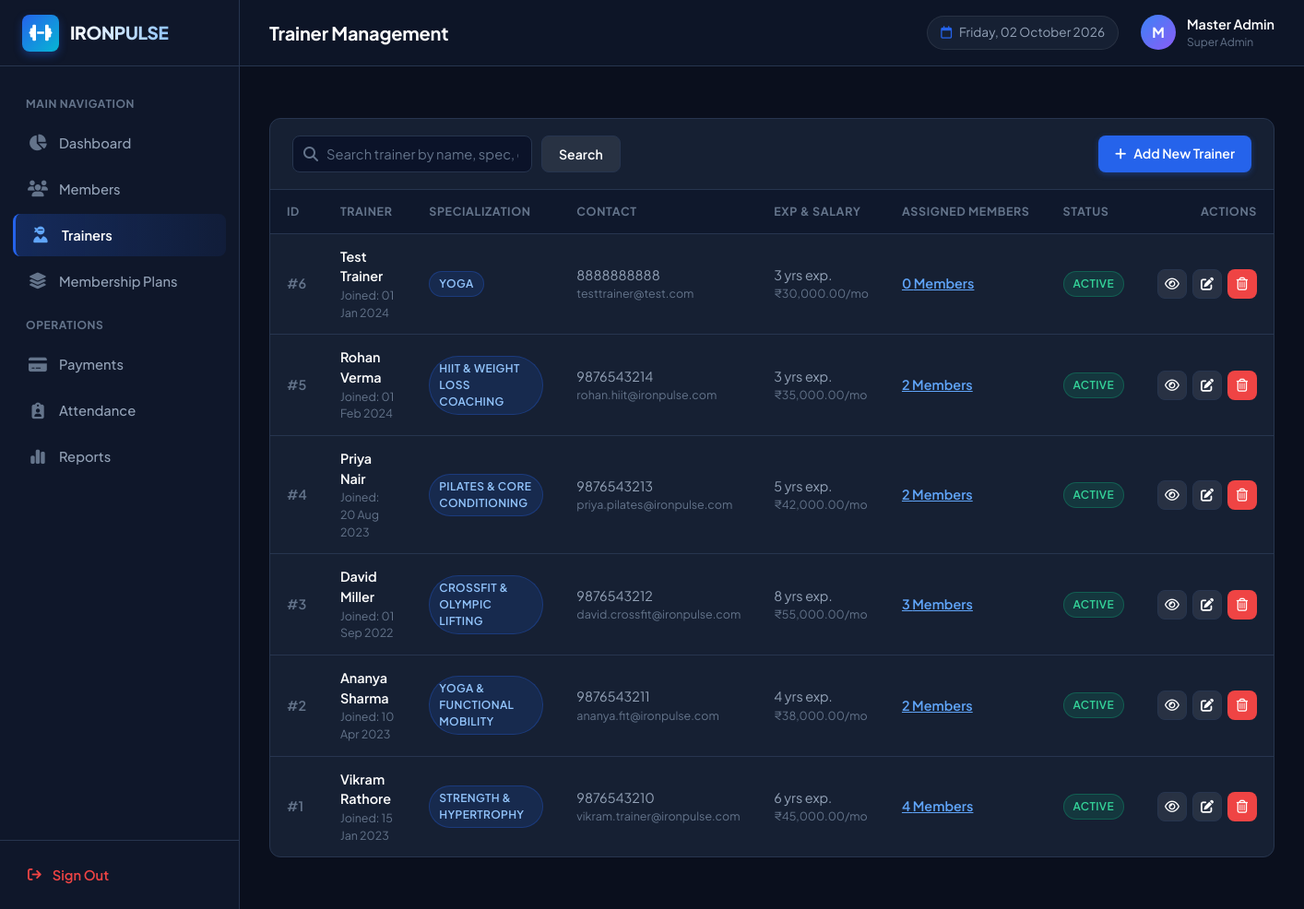
Screenshot of /trainers (signed in) with the database file from the repository.
### tables this page shows
CREATE TABLE trainers (
        id INTEGER PRIMARY KEY AUTOINCREMENT,
        name TEXT NOT NULL,
        email TEXT UNIQUE NOT NULL,
        phone TEXT NOT NULL,
        gender TEXT NOT NULL,
        specialization TEXT NOT NULL,
        experience INTEGER NOT NULL DEFAULT 1,
        salary REAL NOT NULL DEFAULT 0.00,
        joining_date TEXT NOT NULL,
        status TEXT DEFAULT 'Active',
        created_at TIMESTAMP DEFAULT CURRENT_TIMESTAMP
    );

### app.py (the view)
@app.route('/trainers')
@login_required
def trainers():
    search_query = request.args.get('q', '').strip()
    sql = """
        SELECT t.*, COUNT(m.id) AS assigned_members_count
        FROM trainers t
        LEFT JOIN members m ON t.id = m.trainer_id
        WHERE 1=1
    """
    params = []
    if search_query:
        sql += " AND (t.name LIKE %s OR t.specialization LIKE %s OR t.email LIKE %s OR t.phone LIKE %s)"
        q = f"%{search_query}%"
        params.extend([q, q, q, q])
    sql += " GROUP BY t.id ORDER BY t.id DESC"
    trainer_list = query_db(sql, tuple(params))
    return render_template('trainers/trainers.html', trainers=trainer_list, q=search_query)

### app.py (called while the page is built)
@app.template_filter('currency')
def currency_filter(amount):
    return format_currency(amount)

@app.template_filter('format_date')
def date_filter(d):
    return format_date_display(d)

@app.context_processor
def inject_globals():
    return {
        'current_date': date.today().strftime('%A, %d %B %Y'),
        'today_ymd': date.today().strftime('%Y-%m-%d'),
        'current_admin': session.get('admin_name', 'Administrator'),
        'current_admin_user': session.get('admin_username', 'admin')
    }

### utils/database.py (called while the page is built, shortened)
def is_mysql_available():
    global _mysql_checked, _mysql_available
    if _mysql_checked:
        return _mysql_available

def get_db_connection():
    global DB_MODE
    DB_MODE = 'sqlite_fallback'
    os.makedirs(os.path.dirname(SQLITE_PATH), exist_ok=True)
    conn = sqlite3.connect(SQLITE_PATH, timeout=10)
    conn.row_factory = sqlite3.Row
    return conn

def query_db(query, args=(), one=False):
    conn = get_db_connection()
    try:
        if DB_MODE == 'mysql':
            cursor = conn.cursor(dictionary=True)
            cursor.execute(query, args)
            result = cursor.fetchall()
            cursor.close()
            return (result[0] if result else None) if one else result
        else:
            adapted_query = adapt_query_for_sqlite(query)
            cursor = conn.cursor()
            cursor.execute(adapted_query, args)
            rows = cursor.fetchall()
            result = [dict(row) for row in rows]
            cursor.close()
            return (result[0] if result else None) if one else result
    finally:
        conn.close()

### utils/helpers.py (called while the page is built)
def login_required(f):
    @wraps(f)
    def decorated_function(*args, **kwargs):
        if 'admin_logged_in' not in session or not session.get('admin_logged_in'):
            flash('Please log in first to access the dashboard.', 'warning')
            return redirect(url_for('login'))
        return f(*args, **kwargs)
    return decorated_function

def format_currency(amount):
    try:
        val = float(amount)
        return f"₹{val:,.2f}"
    except (ValueError, TypeError):
        return f"₹{amount}"

def format_date_display(d):
    if not d:
        return "N/A"
    try:
        if isinstance(d, (datetime, date)):
            return d.strftime('%d %b %Y')
        parsed = datetime.strptime(str(d).split(' ')[0], '%Y-%m-%d')
        return parsed.strftime('%d %b %Y')
    except Exception:
        return str(d)

### templates/trainers/trainers.html (shortened to what this page needs)
{% extends 'base.html' %}
{% block page_title %}Trainer Management{% endblock %}
{% block content %}
<div class="card">
    <div class="card-header">
        <div class="filter-group">
            <form action="{{ url_for('trainers') }}" method="GET" style="display: flex; gap: 10px;">
                <div class="search-box">
                    <i class="fa-solid fa-magnifying-glass"></i>
                    <input
                        type="text"
                        name="q"
                        class="form-control"
                        placeholder="Search trainer by name, spec, email..."
                        value="{{ q }}"
                    >
                </div>
                <button type="submit" class="btn btn-secondary">Search</button>
            </form>
        </div>
        <a href="{{ url_for('add_trainer') }}" class="btn btn-primary">
            <i class="fa-solid fa-plus"></i> Add New Trainer
        </a>
    </div>
    <div class="table-responsive">
        <table class="data-table">
            <thead>
                <tr>
                    <th>ID</th>
                    <th>Trainer</th>
                    <th>Specialization</th>
                    <th>Contact</th>
                    <th>Exp & Salary</th>
                    <th>Assigned Members</th>
                    <th>Status</th>
                    <th style="text-align: right;">Actions</th>
                </tr>
            </thead>
            <tbody>
                {% for t in trainers %}
                    <tr>
                        <td style="color: var(--text-dim); font-weight: 600;">#{{ t.id }}</td>
                        <td>
                            <div class="table-member-name">{{ t.name }}</div>
                            <div class="table-subtext">Joined: {{ t.joining_date | format_date }}</div>
                        </td>
                        <td>
                            <span class="badge badge-plan">{{ t.specialization }}</span>
                        </td>
                        <td>
                            <div>{{ t.phone }}</div>
                            <div class="table-subtext">{{ t.email }}</div>
                        </td>
                        <td>
                            <div>{{ t.experience }} yrs exp.</div>
                            <div class="table-subtext">{{ t.salary | currency }}/mo</div>
                        </td>
                        <td>
                            <a href="{{ url_for('view_trainer', id=t.id) }}" style="color: #60a5fa; font-weight: 600; text-decoration: underline;">
                                {{ t.assigned_members_count }} Members
                            </a>
                        </td>
                        <td>
                            <span class="badge badge-{{ t.status | lower }}">{{ t.status }}</span>
                        </td>
                        <td style="text-align: right;">
                            <div class="action-btns" style="justify-content: flex-end;">
                                <a href="{{ url_for('view_trainer', id=t.id) }}" class="btn btn-secondary btn-icon" title="View Assigned Members">
                                    <i class="fa-regular fa-eye"></i>
                                </a>
                                <a href="{{ url_for('edit_trainer', id=t.id) }}" class="btn btn-secondary btn-icon" title="Edit Trainer">
                                    <i class="fa-solid fa-pen-to-square"></i>
                                </a>
                                <form action="{{ url_for('delete_trainer', id=t.id) }}" method="POST" class="delete-form" data-item="Trainer '{{ t.name }}'" style="display: inline;">
                                    <button type="submit" class="btn btn-danger btn-icon" title="Delete Trainer">
                                        <i class="fa-regular fa-trash-can"></i>
                                    </button>
                                </form>
                            </div>
                        </td>
                    </tr>
                {% else %}
                    <tr>
                        <td colspan="8" style="text-align: center; color: var(--text-dim); padding: 36px;">
                            No trainers found.
                        </td>
                    </tr>
                {% endfor %}
            </tbody>
        </table>
    </div>
</div>
{% endblock %}

### static/css/style.css (style rules this page uses)
:root { --bg-main: #0a0f1d; --bg-sidebar: #0f172a; --bg-card: #162033; --bg-card-hover: #1e293b; --bg-input: #0b1329; --border-color: #27354f; --border-light: rgba(255, 255, 255, 0.08); --primary: #2563eb; --primary-hover: #1d4ed8; --primary-glow: rgba(37, 99, 235, 0.35); --accent-cyan: #06b6d4; --success: #10b981; --success-bg: rgba(16, 185, 129, 0.15); --danger: #ef4444; --danger-bg: rgba(239, 68, 68, 0.15); --warning: #f59e0b; --warning-bg: rgba(245, 158, 11, 0.15); --info: #3b82f6; --info-bg: rgba(59, 130, 246, 0.15); --text-main: #f8fafc; --text-muted: #94a3b8; --text-dim: #64748b; --sidebar-width: 260px; --topbar-height: 72px; --radius-sm: 8px; --radius-md: 12px; --radius-lg: 16px; --radius-pill: 9999px; --shadow-sm: 0 2px 4px rgba(0, 0, 0, 0.2); --shadow-md: 0 4px 12px rgba(0, 0, 0, 0.3); --shadow-lg: 0 10px 25px rgba(0, 0, 0, 0.4); --transition: all 0.2s ease-in-out; }
* { margin: 0; padding: 0; box-sizing: border-box; }
body { font-family: 'Plus Jakarta Sans', -apple-system, BlinkMacSystemFont, 'Segoe UI', Roboto, sans-serif; background-color: var(--bg-main); color: var(--text-main); line-height: 1.5; overflow-x: hidden; -webkit-font-smoothing: antialiased; }
a { color: inherit; text-decoration: none; }
.card { background-color: var(--bg-card); border: 1px solid var(--border-color); border-radius: var(--radius-md); overflow: hidden; margin-bottom: 24px; }
.card-header { padding: 18px 24px; border-bottom: 1px solid var(--border-color); display: flex; align-items: center; justify-content: space-between; gap: 16px; flex-wrap: wrap; }
.table-responsive { width: 100%; overflow-x: auto; }
.data-table { width: 100%; border-collapse: collapse; text-align: left; font-size: 0.9rem; }
.data-table th { background-color: rgba(11, 19, 41, 0.6); color: var(--text-dim); font-weight: 700; font-size: 0.78rem; text-transform: uppercase; letter-spacing: 0.05em; padding: 14px 18px; border-bottom: 1px solid var(--border-color); white-space: nowrap; }
.data-table td { padding: 14px 18px; border-bottom: 1px solid var(--border-color); color: var(--text-muted); vertical-align: middle; }
.data-table tbody tr { transition: var(--transition); }
.data-table tbody tr:last-child td { border-bottom: none; }
.table-member-name { font-weight: 600; color: #fff; }
.table-subtext { font-size: 0.78rem; color: var(--text-dim); }
.badge { display: inline-flex; align-items: center; gap: 6px; padding: 4px 10px; border-radius: var(--radius-pill); font-size: 0.75rem; font-weight: 600; text-transform: uppercase; letter-spacing: 0.03em; }
.badge-active, .badge-paid, .badge-present { background-color: var(--success-bg); color: #34d399; border: 1px solid rgba(16, 185, 129, 0.3); }
.badge-plan { background-color: rgba(37, 99, 235, 0.15); color: #93c5fd; border: 1px solid rgba(37, 99, 235, 0.3); }
.btn { display: inline-flex; align-items: center; justify-content: center; gap: 8px; padding: 9px 18px; font-size: 0.88rem; font-weight: 600; border-radius: var(--radius-sm); border: none; cursor: pointer; transition: var(--transition); text-decoration: none; font-family: inherit; }
.btn-primary { background-color: var(--primary); color: #fff; box-shadow: 0 2px 6px var(--primary-glow); }
.btn-secondary { background-color: rgba(255, 255, 255, 0.08); color: #fff; border: 1px solid var(--border-color); }
.btn-danger { background-color: var(--danger); color: #fff; }
.btn-icon { width: 32px; height: 32px; padding: 0; border-radius: var(--radius-sm); display: inline-flex; align-items: center; justify-content: center; }
.action-btns { display: flex; align-items: center; gap: 6px; }
.form-control, .form-select { background-color: var(--bg-input); border: 1px solid var(--border-color); color: #fff; padding: 10px 14px; border-radius: var(--radius-sm); font-size: 0.92rem; font-family: inherit; transition: var(--transition); width: 100%; }
.form-control::placeholder { color: var(--text-dim); }
.filter-group { display: flex; align-items: center; gap: 12px; flex-wrap: wrap; }
.search-box { position: relative; min-width: 260px; }
.search-box i { position: absolute; left: 12px; top: 50%; transform: translateY(-50%); color: var(--text-dim); }
.search-box .form-control { padding-left: 36px; }

### rows the page displays
trainers: id "6", name "Test Trainer", joining_date "01 Jan 2024", specialization "YOGA", phone "8888888888", email "testtrainer@test.com", experience "3", salary "₹30,000.00", assigned_members_count "0", status "ACTIVE"
trainers: id "5", name "Rohan Verma", joining_date "01 Feb 2024", specialization "HIIT & WEIGHT LOSS COACHING", phone "9876543214", email "rohan.hiit@ironpulse.com", experience "3", salary "₹35,000.00", assigned_members_count "2", status "ACTIVE"
trainers: id "4", name "Priya Nair", joining_date "20 Aug 2023", specialization "PILATES & CORE CONDITIONING", phone "9876543213", email "priya.pilates@ironpulse.com", experience "5", salary "₹42,000.00", assigned_members_count "2", status "ACTIVE"
trainers: id "3", name "David Miller", joining_date "01 Sep 2022", specialization "CROSSFIT & OLYMPIC LIFTING", phone "9876543212", email "david.crossfit@ironpulse.com", experience "8", salary "₹55,000.00", assigned_members_count "3", status "ACTIVE"
trainers: id "2", name "Ananya Sharma", joining_date "10 Apr 2023", specialization "YOGA & FUNCTIONAL MOBILITY", phone "9876543211", email "ananya.fit@ironpulse.com", experience "4", salary "₹38,000.00", assigned_members_count "2", status "ACTIVE"
trainers: id "1", name "Vikram Rathore", joining_date "15 Jan 2023", specialization "STRENGTH & HYPERTROPHY", phone "9876543210", email "vikram.trainer@ironpulse.com", experience "6", salary "₹45,000.00", assigned_members_count "4", status "ACTIVE"

### other values shown
{{ current_admin[0] | upper if current_admin else 'A' }} "M"
{{ current_admin }} "Master Admin"
